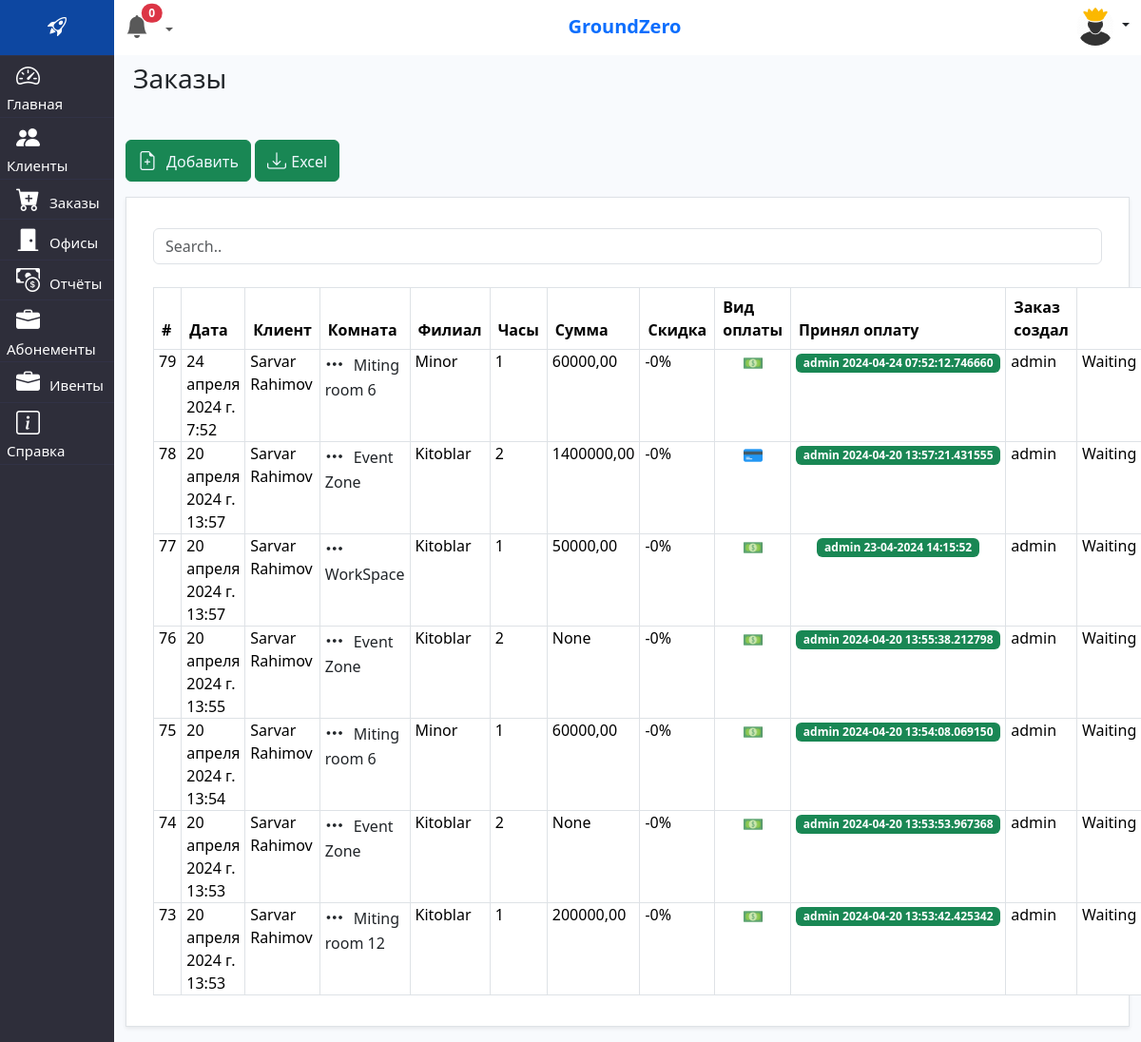
The page /orders/ (signed in) on the database as committed earlier.
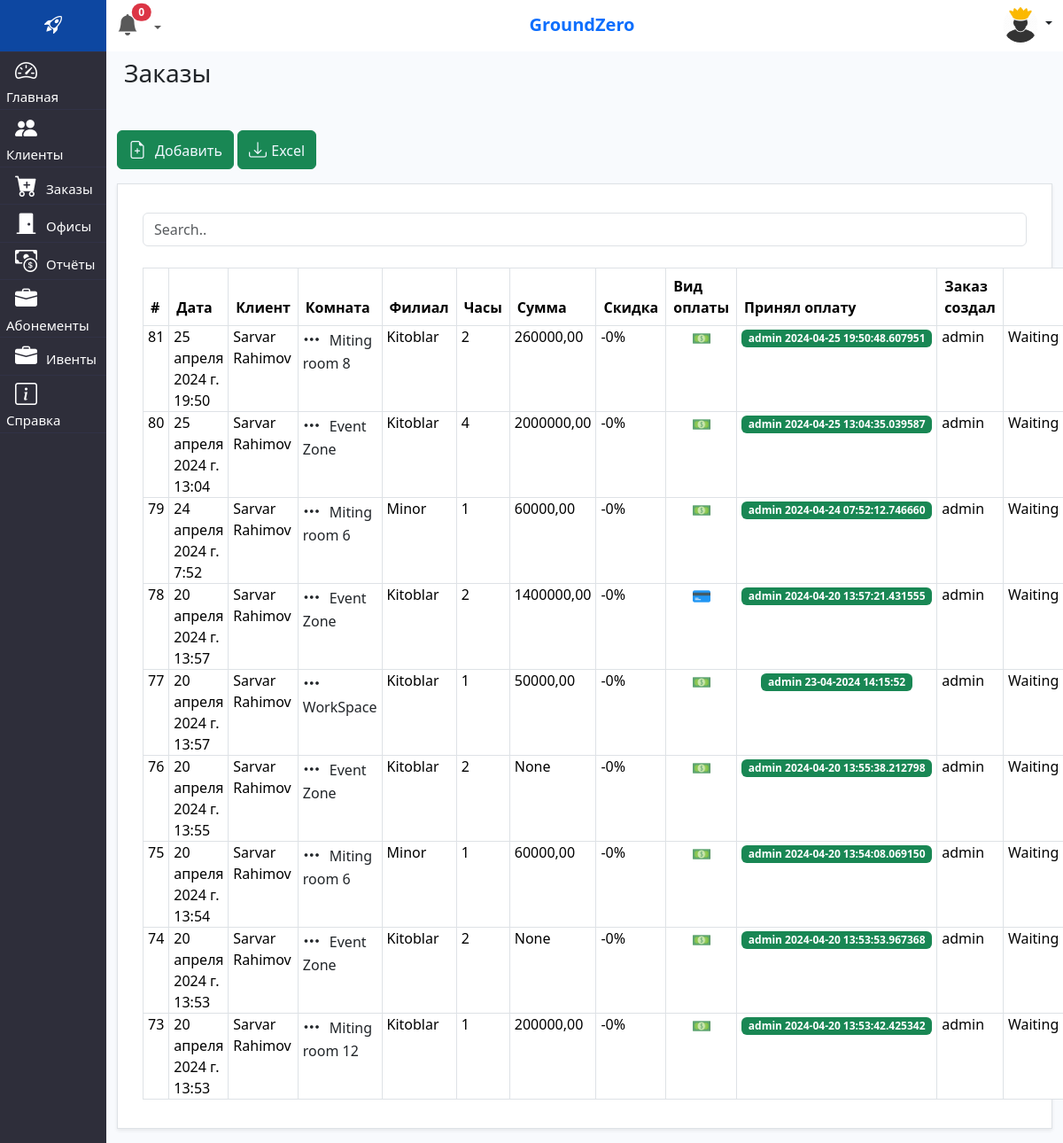
The same page on the database as committed later.
### crm/models.py (models this page shows, shortened)
class Order(models.Model):
    objects = None
    IS_PAID_CHOICES = [(False, 'Наличные'), (True, 'Карта')]
    IS_STATUS = [
        ('Waiting', 'Ожидание'),
        ('Cancelled', 'Отменено'),
        ('Active', 'В процессе'),
        ('Closed', 'Закрыто')
    ]
    client = models.ForeignKey(Client, to_field="telegram_id", on_delete=models.CASCADE, verbose_name='Клиент')
    filial = models.ForeignKey(Filial, on_delete=models.CASCADE)
    product = models.ForeignKey(Rooms, on_delete=models.CASCADE)
    hour = models.PositiveSmallIntegerField(verbose_name='Длительность')
    payment = models.BooleanField(choices=IS_PAID_CHOICES, default=False, verbose_name='Тип оплаты')
    payment_status = models.BooleanField(verbose_name="Оплачен", default=False)
    summa = models.DecimalField(decimal_places=2, max_digits=12, verbose_name='Сумма', blank=True, null=True)
    summa_with_discount = models.DecimalField(decimal_places=2, max_digits=12, verbose_name='Сумма со скидкой', blank=True, null=True)
    order_start = models.DateTimeField(verbose_name='Бронировать от :')
    order_end = models.DateTimeField(verbose_name='Бронировать до :')
    added_user = models.ForeignKey(settings.AUTH_USER_MODEL, on_delete=models.CASCADE, null=True, blank=True)
    pay_accept_user = models.TextField(null=True, blank=True)
    comment = models.TextField(null=True, blank=True, verbose_name='Комментария')
    is_deleted = models.BooleanField(default=False)
    created_at = models.DateTimeField(default=django.utils.timezone.now, verbose_name='Дата создания')
    status = models.CharField(max_length=30, choices=IS_STATUS, default='Waiting')
    discount = models.PositiveSmallIntegerField(default=0)
    class Meta:
        verbose_name = 'Заказ'
        verbose_name_plural = 'Заказы'

class Client(models.Model):
    objects = None
    languages = [("en", 'English'), ("ru", 'Russian'), ("uz", 'Uzbek')]
    tg_lang = models.CharField(max_length=10, choices=languages, default='ru', blank=True, null=True)
    name = models.CharField(max_length=50, verbose_name='Имя')
    surname = models.CharField(max_length=50, verbose_name='Фамилия')
    telegram_id = models.TextField(max_length=100, verbose_name='ТГ-ИД клиента', unique=True)
    image = models.ImageField(upload_to='images/', null=True, blank=True, verbose_name='Фото клиента')
    username = models.CharField(max_length=50, verbose_name='tg-username', null=True, blank=True)
    phone = models.CharField(max_length=20, verbose_name='Контакты', null=True, blank=True)
    comment = models.TextField(verbose_name='Комментария', null=True, blank=True)
    docs = models.FileField(upload_to='docs/users', null=True, blank=True, verbose_name='Документы')
    added_user = models.ForeignKey(settings.AUTH_USER_MODEL, on_delete=models.CASCADE, null=True, blank=True)
    created_at = models.DateTimeField(auto_now_add=True, verbose_name='Дата создания')
    discount = models.SmallIntegerField(default=0, verbose_name='Скидка %')
    email = models.EmailField(blank=True, null=True, verbose_name='Email')
    loyalty = models.PositiveSmallIntegerField(default=1, verbose_name='Стаж клиента/день')
    activity = models.PositiveSmallIntegerField(default=4, verbose_name='Индекс активности')
    def get_absolute_url(self):
        return reverse('client', kwargs={'telegram_id': self.telegram_id})
    def file_link(self):
        if self.docs:
            return self.docs.url
    file_link.allow_tags = True
    def __str__(self):
        return f"{self.name} {self.surname}"
    class Meta:
        verbose_name = 'Клиент'
        verbose_name_plural = 'Клиенты'

class Rooms(models.Model):
    objects = None
    filial = models.ForeignKey(Filial, on_delete=models.CASCADE)
    category = models.ForeignKey(Category, on_delete=models.CASCADE)
    title = models.CharField(max_length=255)
    persons = models.PositiveIntegerField()
    is_working = models.BooleanField(default=False, blank=True, null=True)
    def __str__(self):
        return f"{self.title}"
    class Meta:
        verbose_name = 'Помещения в филиалах'
        verbose_name_plural = '4 Помещении в филиалах'

class Filial(models.Model):
    objects = None
    title = models.CharField(max_length=50)
    is_active = models.BooleanField(default=True)
    created_at = models.DateTimeField(auto_now_add=True)
    token = models.CharField(max_length=20)
    company = models.ForeignKey(Company, on_delete=models.SET_NULL, verbose_name='Компания', blank=True, null=True)
    images = models.ImageField(upload_to='images/branches/', null=True, blank=True, verbose_name='Фото филиала')
    address = models.CharField(max_length=255, blank=True, null=True, verbose_name="Адрес центра")
    def __str__(self):
        return self.title
    class Meta:
        verbose_name = 'Филиал'
        verbose_name_plural = '2 Филиалы'

### crm/views.py (the view)
# urls.py: path('orders/', OrdersView.as_view(), name='orders'),
class OrdersView(ListView):
    model = Order
    template_name = 'crm/orders.html'
    extra_context = {'title': 'Заказы'}
    context_object_name = 'orders'
    def get_context_data(self, **kwargs):
        context = super().get_context_data(**kwargs)
        orders = Order.objects.filter().order_by('-created_at')
        context["orders"] = orders
        return context
    @method_decorator(never_cache)
    def dispatch(self, *args, **kwargs):
        return super().dispatch(*args, **kwargs)

### crm/context_processor.py (called while the page is built)
def deactivete_subscribtion(request):
    eski_abonents = AbonementBuyList.objects.filter(subscription_end__lt=datetime.date.today())
    eski_abonents.update(is_active=False)
    return {
        'eski_abonents': eski_abonents
    }

### crm/templates/crm/orders.html (shortened to what this page needs)
{% extends 'base.html' %}
{% block main %}
<h3 class="m-2 mb-5">{{title}}</h3>
    <div class="ml-0 mb-3">
        <button class="btn btn-success">
            <a href="{% url 'add_order' %}"><i class="bi bi-file-earmark-plus"></i>Добавить</a>
        </button>
        {% if user.is_superuser%}
        <button class="btn btn-success">
            <a href="{% url 'export_excel' %}"><i class="bi bi-download m-0"> </i>Excel</a>
        </button>
        {%endif%}
    </div>
<div class="mt-1 mb-3 p-3 button-container bg-white border shadow-sm">
    {% include 'crm/components/_order_table.html' %}
</div>
{% endblock main %}

### crm/templates/crm/components/_order_table.html (shortened to what this page needs)
{% load static %}
<div class="container mt-3" style="max-width:100%">
    <input class="form-control" id="myInput" type="text" placeholder="Search..">
    <br>
    <table class="table table-bordered table-hover">
        <thead>
        <tr>
            <th>#</th>
            <th>Дата</th>
            <th>Клиент</th>
            <th>Комната</th>
            <th>Филиал</th>
            <th>Часы</th>
            <th>Сумма</th>
            <th>Скидка</th>
            <th>Вид оплаты</th>
            <th>Принял оплату</th>
            <th>Заказ создал</th>
            <th></th>
        </tr>
        </thead>
        <tbody id="myTable">
        {% for o in orders %}
        <tr>
            <td style="padding:0px 5px">{{o.pk}}
            </td>
            <td style="padding:0px 5px">{{o.created_at}}</td>
            <td style="padding:0px 5px"><a href="{{ o.client.get_absolute_url }}" style="color:black;">{{o.client}}</a>
            </td>
            <td style="padding:0px 5px"><a href="" class="text-dark" data-bs-toggle="modal"
                                           data-bs-target="#order{{o.pk}}"><i
                    class="bi bi-three-dots"></i>{{o.product}}</a>
            <td style="padding:0px 5px">{{ o.filial }}</td>
            <td style="padding:0px 5px">{{ o.hour }}</td>
            <td style="padding:0px 5px">
                {% if o.discount %}
                <span style="  text-decoration: line-through;">{{ o.summa }}</span>
                {% else %}
                {{ o.summa }}
                {% endif %}
            </td>
            <td style="padding:0px 5px">-{{ o.discount }}%</td>
            <td style="padding:0px 5px" class="text-center">
                {% if o.payment == True %}
                <img src="{%static 'credit-card.png'%}" width="20px">
                {% else %}
                <img src="{%static 'money.png'%}" width="20px">
                {% endif %}
            </td>
            <td class="text-center" style="padding:0px 5px">
                {% if o.payment_status == True %}
                <span class="badge text-bg-success">{{ o.pay_accept_user }}</span>
                {% elif o.status == 'Cancelled' %}
                Otmenen
                {% endif %}
            </td>
            {% if o.added_user %}
            <td style="padding:0px 5px">{{ o.added_user }}</td>
            <td style="padding:0px 5px">{{ o.status }}</td>
            {% else %}
            <td style="padding:0px 5px">MobileApp</td>
            {% endif %}
        </tr>
        {% endfor %}
        </tbody>
    </table>
</div>

Rows that differ between the two databases and show on the page:
added Order: pk "81", created_at "25 апреля 2024 г. 19:50", client "Sarvar Rahimov", product "Miting room 8", filial "Kitoblar", hour "2", summa "260000,00", discount "0", payment False (drawn), pay_accept_user "admin 2024-04-25 19:50:48.607951", added_user "admin", status "Waiting"
added Order: pk "80", created_at "25 апреля 2024 г. 13:04", client "Sarvar Rahimov", product "Event Zone", filial "Kitoblar", hour "4", summa "2000000,00", discount "0", payment False (drawn), pay_accept_user "admin 2024-04-25 13:04:35.039587", added_user "admin", status "Waiting"
